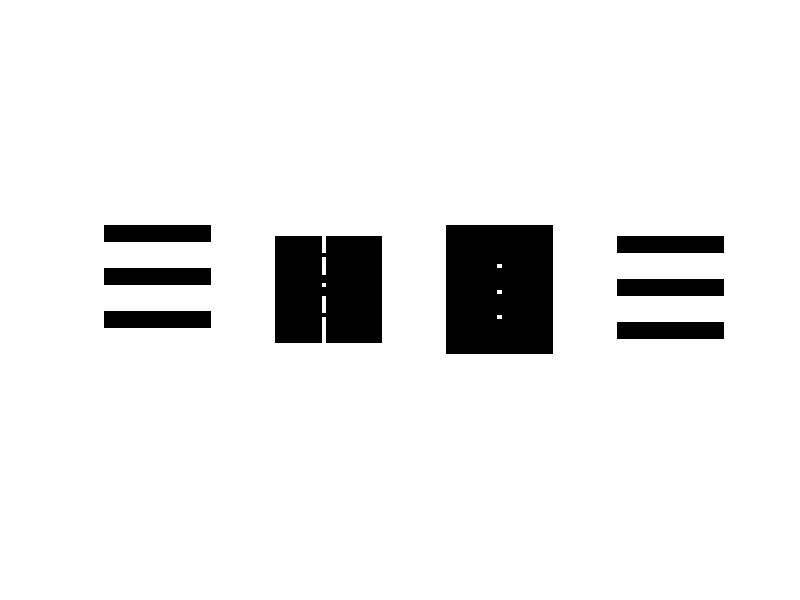

Here is the MATLAB script that generated this plot:
a=zeros(25,25);
for i=1:1:5
  if mod(i,2) == 1
    a(i*5:i*5+5,1:25)=1;
  end
end
      
b=zeros(25,25);
b=im2double(b);
b1=b;
a=im2double(a);
N=25;
M=25;


for i=1:1:25  
  for j=1:1:25
    for k=1:1:25
      for l=1:1:25
        b(i,j)=b(i,j)+a(k,l)*exp(-2*(0+1j)*pi*((i*k)/N+(j*l)/M));
      end
    end
  end
end

for i=1:1:25  
  for j=1:1:25
    for k=1:1:25
      for l=1:1:25
        b1(i,j)=b1(i,j)+((1/(N*M))*(b(k,l)*exp(2*(0+1j)*pi*((i*k)/N+(j*l)/M))));
      end
    end
  end
end

%b
subplot(1,4,1),imshow(a);
subplot(1,4,2),imshow(fftshift(real(b)));
subplot(1,4,3),imshow(fftshift(fft2(a)));
subplot(1,4,4),imshow(real(b1));
